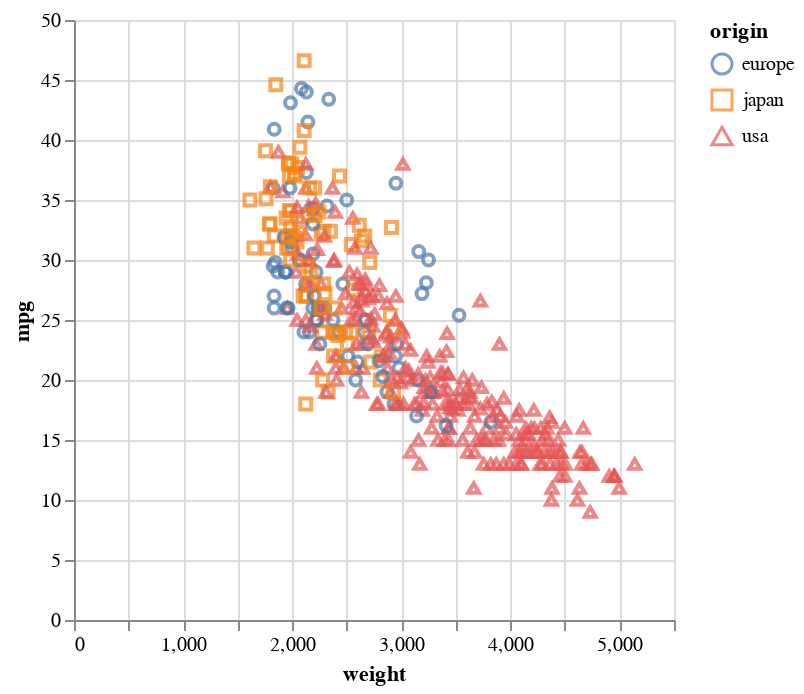

Here is the notebook cell this chart was saved with:
### Markdown cell above
Notice that we can encode the same variable to multiple channels. Here, "origin" is encoded to both color and shape.

### Code cell
alt.Chart(df).mark_point().encode(
    x="weight",
    y="mpg",
    color="origin",
    shape="origin",
    tooltip=["weight","mpg","name","origin"]
)

### Figure 1 — Vega-Lite specification as saved in the notebook (floating-point values rounded to 4 significant figures; data arrays with more than 128 entries replaced by an {"elided": "..."} marker saying what was removed)
{"config": {"view": {"continuousWidth": 300, "continuousHeight": 300}}, "data": {"name": "data-f1198cc0481ad698d7dc4699e0a3efa7"}, "mark": {"type": "point"}, "encoding": {"color": {"field": "origin", "type": "nominal"}, "shape": {"field": "origin", "type": "nominal"}, "tooltip": [{"field": "weight", "type": "quantitative"}, {"field": "mpg", "type": "quantitative"}, {"field": "name", "type": "nominal"}, {"field": "origin", "type": "nominal"}], "x": {"field": "weight", "type": "quantitative"}, "y": {"field": "mpg", "type": "quantitative"}}, "$schema": "https://vega.github.io/schema/vega-lite/v5.6.1.json", "datasets": {"data-f1198cc0481ad698d7dc4699e0a3efa7": {"elided": "398 records"}}}
